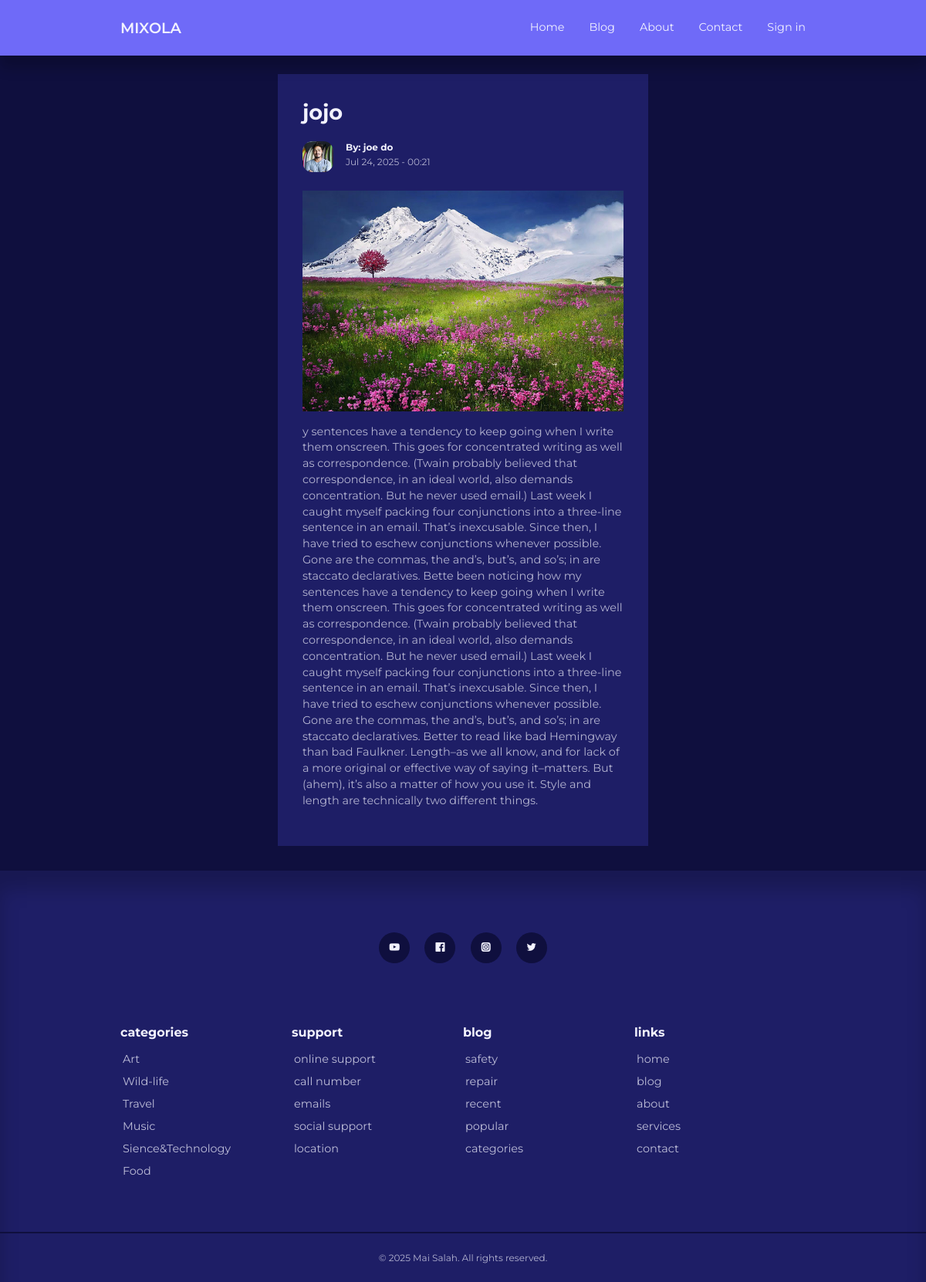
/post.php?id=10, run on the app's committed database.
### tables this page shows
CREATE TABLE `posts` (
  `id` int(11) UNSIGNED NOT NULL,
  `title` varchar(255) NOT NULL,
  `body` text NOT NULL,
  `thumbnail` varchar(255) NOT NULL,
  `date_time` timestamp NOT NULL DEFAULT current_timestamp(),
  `category_id` int(11) UNSIGNED DEFAULT NULL,
  `author_id` int(11) UNSIGNED NOT NULL,
  `is_featured` tinyint(1) NOT NULL
);

CREATE TABLE `users` (
  `id` int(11) UNSIGNED NOT NULL,
  `firstname` varchar(50) NOT NULL,
  `lastname` varchar(50) NOT NULL,
  `username` varchar(50) NOT NULL,
  `email` varchar(100) NOT NULL,
  `password` varchar(255) NOT NULL,
  `avatar` varchar(255) NOT NULL,
  `is_admin` tinyint(1) NOT NULL
);

### post.php (the view)
 <?php
include 'parts/header.php';
if(isset($_GET['id'])){
    $id = filter_var($_GET['id'], FILTER_SANITIZE_NUMBER_INT);
    $query = "SELECT * FROM posts WHERE id=$id";
    $result = mysqli_query($connection, $query);
    $post = mysqli_fetch_assoc($result);
} else {
    header('location: ' . ROOT_URL . 'blog.php');
    die();
}
?>
    <section class="singlepost">
        <div class="container singlepost__container">
            <h2><?= $post['title'] ?></h2>
            <div class="post__author singpoauthr">
                    <?php
                    $author_id = $post['author_id'];
                    $author_query = "SELECT * FROM users WHERE id=$author_id";
                    $author_result = mysqli_query($connection, $author_query);
                    $author = mysqli_fetch_assoc($author_result);
                    ?>
                    <div class="post__author-avatar">
                        <img src="./images/<?= $author['avatar'] ?>">
                    </div>
                    <div class="post__author-info">
                        <h5>By: <?= "{$author['firstname']} {$author['lastname']}" ?></h5>
                        <small class="white">
                            <?= date("M d, Y - H:i", strtotime($post['date_time'])) ?>
                        </small>
                    </div>
                </div>
                <div class="singlepost__thumbnail">
                <img src="images/<?= $post['thumbnail'] ?>" alt="">
            </div>
            <p class="white">
                <?= $post['body'] ?>
            </p>
        </div>
    </section>
     <?php
include 'parts/footer.php';
?>

### css/style.css (style rules this page uses)
:root { --color-primary: #6f6af8; --color-primary-light: hsl(242, 91%, 69%, 18%); --color-primary-variant: #5854c7; --color-red: #da0f0f; --color-red-light: hsl(346, 87%, 46%, 15%); --color-green: #00c476; --color-green-light: hsl(156, 100%, 38%, 15%); --color-gray-900: #1e1e66; --color-gray-700: #2d2b7c; --color-gray-300: rgba(242, 242, 254, 0.3); --color-gray-200: rgba(242, 242, 254, 0.7); --color-white: #f2f2fe; --color-bg: #0f0f3e; --transition: all 300ms ease; --container-width-lg: 74%; --container-width-md: 88%; --form-width: 40%; --card-border-radius-1: 0.3rem; --card-border-radius-2: 0.5rem; --card-border-radius-3: 0.8rem; --card-border-radius-4: 2rem; --card-border-radius-5: 5rem; }
* { margin: 0; padding: 0; outline: 0; border: 0; appearance: 0; list-style: none; text-decoration: none; box-sizing: border-box; }
body { font-family: "Montserrat", sans-serif; line-height: 1.6; color: var(--color-gray-900); overflow-x: hidden; background: var(--color-bg); font-size: 0.9rem; background-position: center; height: 78vh; }
.container { width: var(--container-width-lg); max-width: 1800px; margin-inline: auto; }
section { margin-top: 3rem; width: 100vw; }
h1, h2, h3, h4, h5 { color: var(--color-white); line-height: 1.3; }
h2 { font-size: 1.7rem; margin: 1rem 0; }
img { display: block; width: 100%; object-fit: cover; }
.post__author { display: flex; gap: 1rem; margin-top: 1.2rem; }
.post__author-avatar { width: 2.5rem; height: 2.5rem; overflow: hidden; border-radius: var(--card-border-radius-3); }
.white { color: var(--color-gray-200); }
.singlepost { margin: 6rem 0 2rem; }
.singlepost__container { width: 40%; background: var(--color-gray-900); padding: 1rem 2rem 3rem; }
.singlepost__thumbnail { margin: 1.5rem 0 1rem; }
.singlepost__container p { margin-top: 1rem; line-height: 1.3rem; }

### data on the page
posts: title "jojo", date_time "Jul 24, 2025 - 00:21", thumbnail (picture), body "y sentences have a tendency to keep going when I write them onscreen. This goes for concentrated writing as well as correspondence. (Twain probably believed that correspondence, in an ideal world, also demands concentration. But he never used email.) Last week I caught myself packing four conjunctions into a three-line sentence in an email. That’s inexcusable. Since then, I have tried to eschew conjunctions whenever possible. Gone are the commas, the and’s, but’s, and so’s; in are staccato declaratives. Bette been noticing how my sentences have a tendency to keep going when I write them onscreen. This goes for concentrated writing as well as correspondence. (Twain probably believed that…"
users: avatar (picture), firstname "joe", lastname "do"
